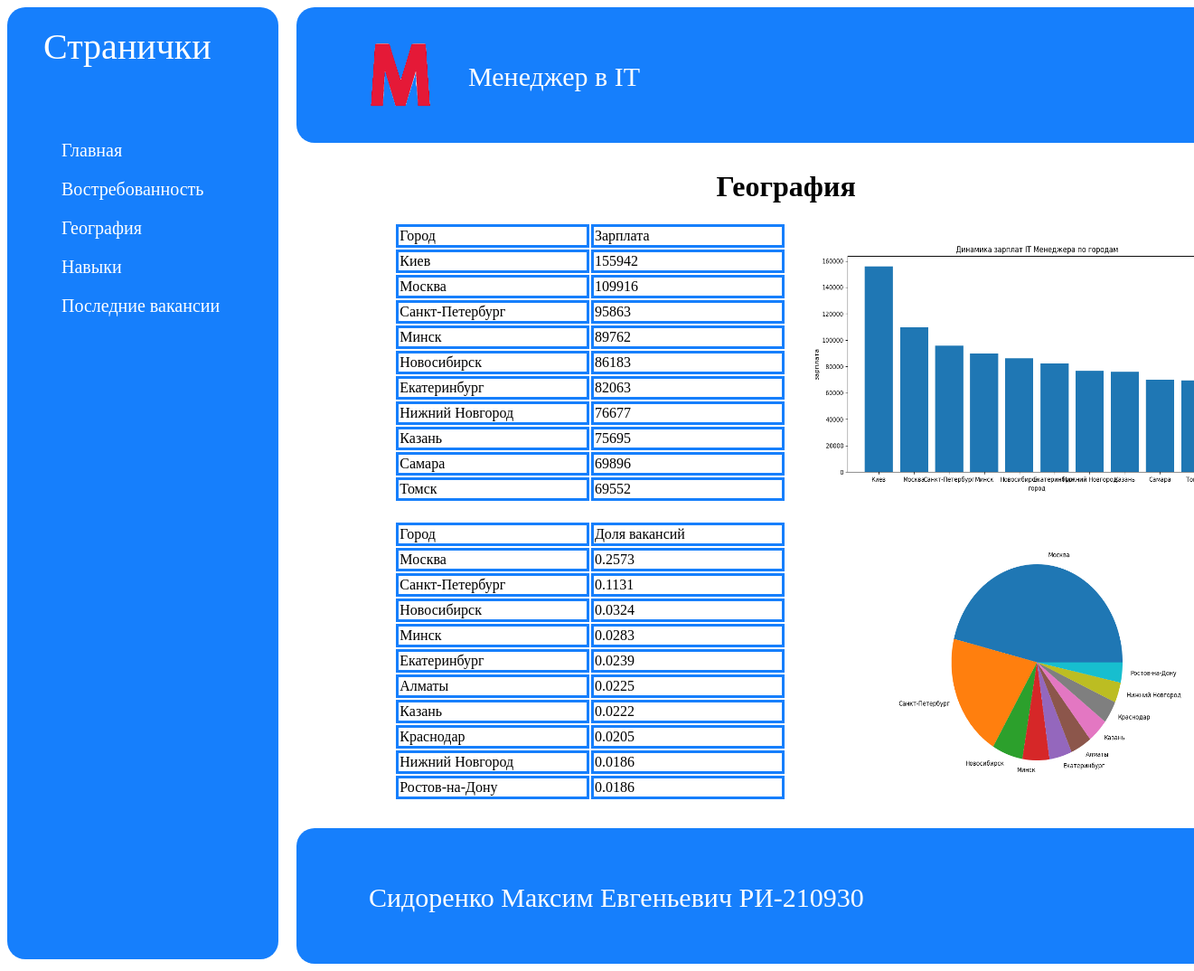
Page /page2/ on the committed database.
### tp_app/models.py (models this page shows, shortened)
class level_salary(models.Model):
    city = models.CharField(max_length=50, blank=False)
    salary = models.IntegerField(blank=False)

class vacancies_city(models.Model):
    city = models.CharField(max_length=50, blank=False)
    vacancies = models.FloatField(blank=False)

### tp_app/views.py (the view)
# urls.py: path('page2/', page2),
def page2(request):
    level = level_salary.objects.all()
    vac = vacancies_city.objects.all()
    return render(request, 'page2.html', {'level': level, 'vac': vac})

### templates/page2.html (shortened to what this page needs)
<!DOCTYPE html>
{% load static %}
<html lang="en">
<head>
    <link rel="stylesheet" href="{% static 'css/base.css' %}" />
</head>
<body>
    <div class="nav">
        <p class="nav_name">Странички</p>
        <a class="margin" href="/index">Главная</a>
        <a href="/page1">Востребованность</a>
        <a href="/page2">География</a>
        <a href="/page3">Навыки</a>
        <a href="/page4">Последние вакансии</a>
    </div>
    <div class="main">
        <header>
            <img class="logo" src="{% static 'img/M.png' %}" >
            <div class="block name">Менеджер в IT</div>
        </header>
        <h1>География</h1>
        <div class="item">
            <table>
            <tr>
                <td>Город</td>
                <td>Зарплата</td>
            </tr>
            {% for i in level%}
                <tr>
                    <td>{{i.city}}</td>
                    <td>{{i.salary}}</td>
                </tr>
            {%endfor%}
            </table>
            <img class="graph" src="{% static 'img/Figure_5.png' %}">
        </div>
        <div class="item">
            <table>
            <tr>
                <td>Город</td>
                <td>Доля вакансий</td>
            </tr>
            {% for i in vac%}
                <tr>
                    <td>{{i.city}}</td>
                    <td>{{i.vacancies}}</td>
                </tr>
            {%endfor%}
            </table>
            <img class="graph" src="{% static 'img/Figure_6.png' %}">
        </div>
        <footer>
            <div class="fio">Сидоренко Максим Евгеньевич РИ-210930</div>
        </footer>
    </div>
    </body>
</html>

### tp_app/static/css/base.css (style rules this page uses)
header { width: auto; height: 150px; background-color: #167ffc; border-radius: 20px; margin-bottom: 30px; }
footer { background-color: #167ffc; width: auto; height: 150px; border-radius: 20px; margin-top: 30px; }
th, td { width: 50%; border: 3px solid #167ffc; }
table { margin-left: 10%; width: 40%; }
h1 { text-align: center; }
a { margin-left: 60px; margin-top: 20px; color: white; text-decoration: none; font-size: 20px; }
.block { width: auto; display: inline-block; }
.name { position: absolute; text-align: center; margin-top: 60px; color: white; font-size: 30px; }
.logo { display: inline-block; margin-top: 25px; margin-left: 40px; width: 150px; height: 100px; }
.fio { display: inline-block; color: white; font-size: 30px; margin-top: 60px; margin-left: 80px; text-align: center; }
.nav { display: flex; flex-direction: column; background-color: #167ffc; height: 98%; position: fixed; width: 300px; border-radius: 20px; }
.main { display: inline-block; margin-left: 320px; width: 83%; }
.margin { margin-top: 40px; }
.nav_name { margin-left: 40px; margin-top: 20px; color: white; text-decoration: none; font-size: 40px; }
.graph { width: 50%; }
.item { margin-top: 20px; display: flex; flex-decoration: row; }

### rows in the picture
level_salary: city "Киев", salary "155942"
level_salary: city "Москва", salary "109916"
level_salary: city "Санкт-Петербург", salary "95863"
level_salary: city "Минск", salary "89762"
level_salary: city "Новосибирск", salary "86183"
level_salary: city "Екатеринбург", salary "82063"
level_salary: city "Нижний Новгород", salary "76677"
level_salary: city "Казань", salary "75695"
level_salary: city "Самара", salary "69896"
level_salary: city "Томск", salary "69552"
vacancies_city: city "Москва", vacancies "0.2573"
vacancies_city: city "Санкт-Петербург", vacancies "0.1131"
vacancies_city: city "Новосибирск", vacancies "0.0324"
vacancies_city: city "Минск", vacancies "0.0283"
vacancies_city: city "Екатеринбург", vacancies "0.0239"
vacancies_city: city "Алматы", vacancies "0.0225"
vacancies_city: city "Казань", vacancies "0.0222"
vacancies_city: city "Краснодар", vacancies "0.0205"
vacancies_city: city "Нижний Новгород", vacancies "0.0186"
vacancies_city: city "Ростов-на-Дону", vacancies "0.0186"
